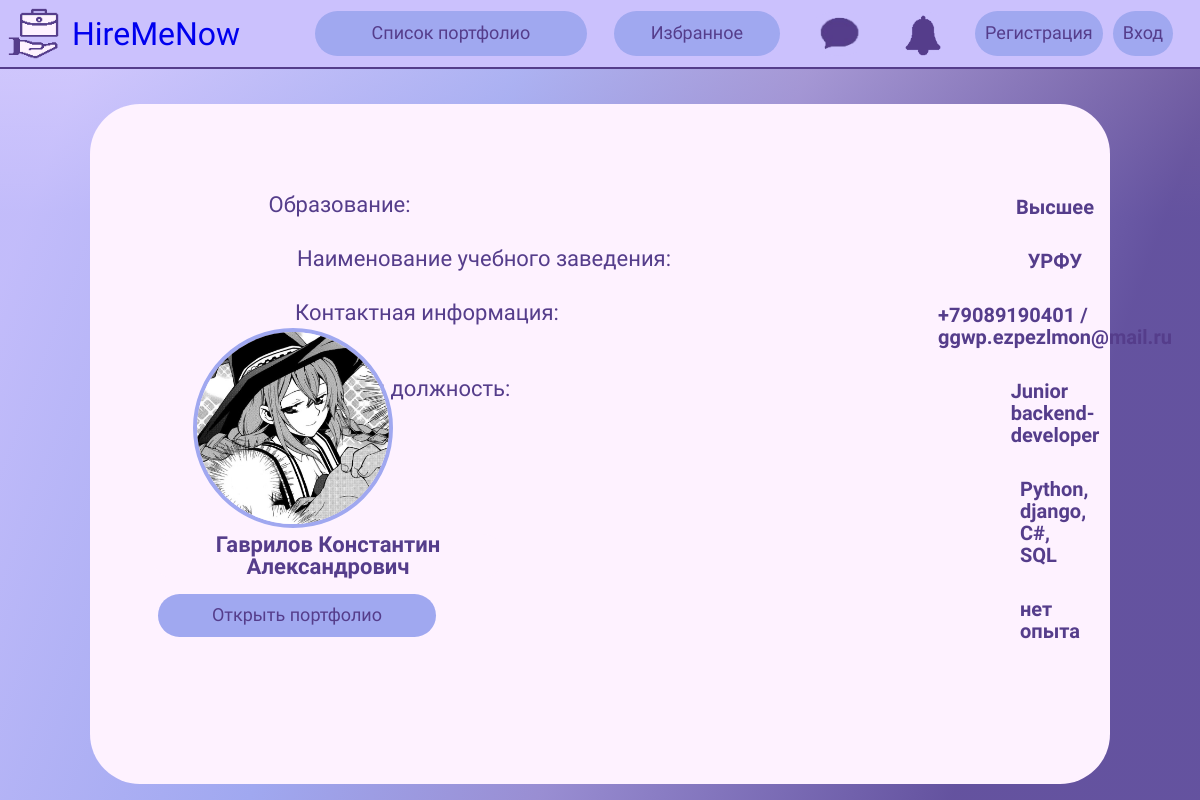
Before: /profile/wedyzza/ with the older database file.
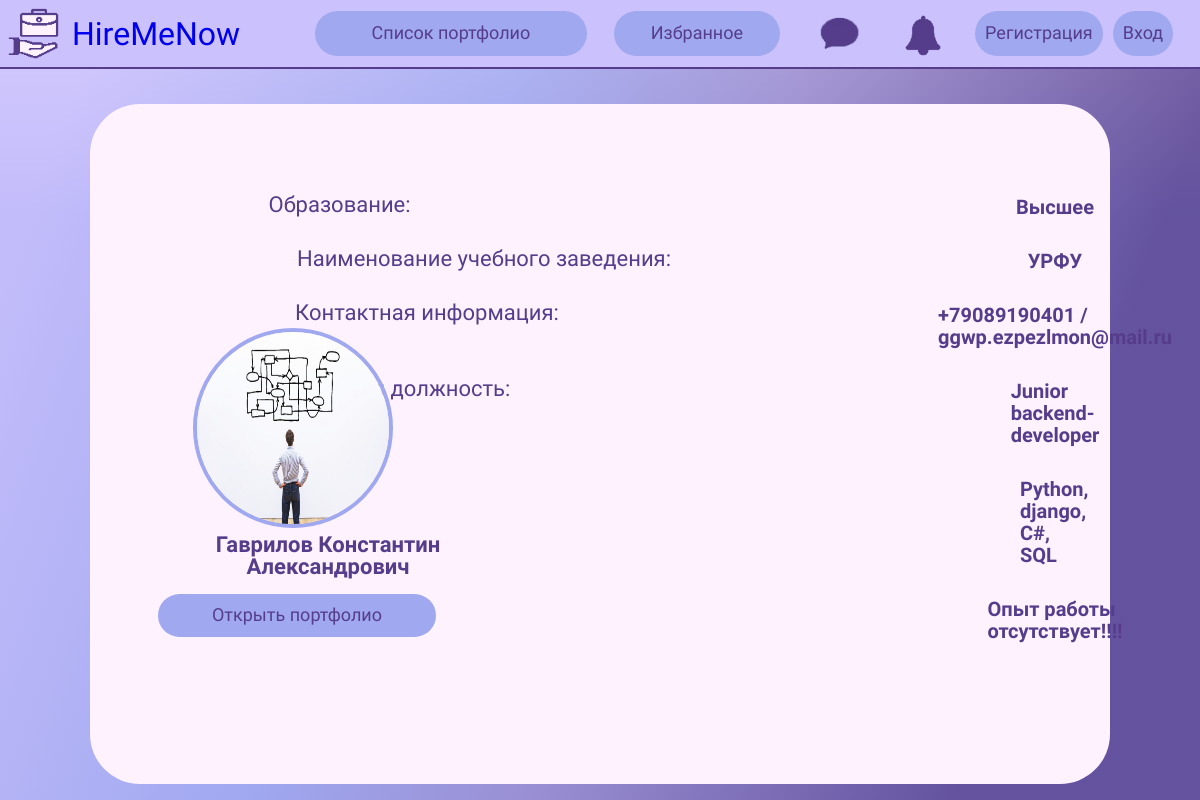
After: the same page with the newer database file.
### mainApp/models.py (models this page shows, shortened)
class userProfile(models.Model):
    user = models.OneToOneField(User, null=True, on_delete=models.CASCADE)
    resume = models.FileField(upload_to='files/', validators=[FileExtensionValidator(allowed_extensions=['pdf'])], blank=True)
    avatar = models.ImageField(upload_to='images/', default='../static/img/profile.png', validators=[FileExtensionValidator(allowed_extensions=['png', 'jpg', 'jpeg'])], blank=True)
    fullName = models.CharField(max_length=100, blank=False, default='похоже, тут ничего нет...')
    education = models.CharField(max_length=100, blank=False, default='похоже, тут ничего нет...')
    edu_base = models.CharField(max_length=100, blank=False, default='похоже, тут ничего нет...')
    contacts = models.CharField(max_length=250, blank=False, default='похоже, тут ничего нет...')
    level = models.CharField(max_length=100, blank=False, default='похоже, тут ничего нет...')
    chars = models.CharField(max_length=150, blank=False, default='похоже, тут ничего нет...')
    exp = models.CharField(max_length=200, blank=False, default='похоже, тут ничего нет...')

### mainApp/views.py (the view)
# urls.py: path('profile/<str:username>/', views.profile, name='profile'),
def profile(request, username):
    user = User.objects.get(username=username)
    user_profile = userProfile.objects.get(user=user)
    if request.method == 'POST':
        user_profile.avatar = request.POST.get('img')
        user_profile.save()
    context = {
        'user_profile': user_profile
    }
    return render(request, 'profile.html', context)

### templates/profile.html (shortened to what this page needs)
{% load static %}
<!DOCTYPE html>
<html lang="ru" dir="ltr">
  <head>
    <link rel="stylesheet" href="{% static 'css/profile.css' %}">
      <link rel="stylesheet" href="{% static 'css/no_underline.css' %}">
  </head>
  <body>
    <div id="nav-bar">
		<a href="{% url 'home' %}" id="header">
			<img id="main-logo" src="{% static 'img/logo.png' %}" alt="logo">
			<h1 id="name">HireMeNow</h1>
		</a>
		<div id="buttons">
			<button class="btn" id="portfolio-list">Список портфолио</button>
			<button class="btn" id="favorite">Избранное</button>
			<a href="{% url 'chat_template' %}" id="chat">
			<img src="{% static 'img/chat.png' %}" width="65px" alt="chat">
			</a>
			<a href="{% url 'home' %}" id="notice">
			<img src="{% static 'img/notice.png' %}" width="50px" alt="notice">
			</a>
            {% if user.is_authenticated %}
            <div id="enter">
				<a href="{% url 'profile' request.user.username %}" class="btn" id="profile"><img id="profile-picture" src="{% static 'img/profile.png' %}" width="40px">Профиль</a>
				<a href="{% url 'logout' %}" class="btn" id="logout">Выйти</a>
			</div>
            {% else %}
			<div id="enter">
				<a href="{% url 'register' %}" class="btn" id="reg">Регистрация</a>
				<a href="{% url 'login' %}" class="btn" id="log">Вход</a>
			</div>
            {% endif %}
		</div>
	</div>
	<div class="hero">
		<div class="info">
			<div id="education">
				<h5 class="info-labels">Образование:</h5>
			</div>
			<p class="input-value">{{ user_profile.education }}</p>
			<div id="school-name">
				<h5>Наименование учебного заведения:</h5>
			</div>
			<p class="input-value">{{ user_profile.edu_base }}</p>
			<div id="contacts">
				<h5>Контактная информация:</h5>
			</div>
			<p class="input-value">{{ user_profile.contacts }}</p>
			<div id="fav-role">
				<h5>Желаемая должность:</h5>
			</div>
			<p class="input-value">{{ user_profile.level }}</p>
			<div id="skills">
				<h5>Навыки:</h5>
			</div>
			<p class="input-value">{{ user_profile.chars }}</p>
			<div id="exp">
				<h5>Опыт работы:</h5>
			</div>
			<p class="input-value">{{ user_profile.exp }}</p>
			</div>
		<div class="avatar-header">
			<img class="avatar" src="{{ user_profile.avatar.url }}"/>
            <h3 id="user-name">{{ user_profile.fullName }}</h3>
			<div class="btn-wrap">
			<a href="{% url 'watch-portfolio' user_profile.user.username%}" class="avatar-header-btn" id="open-portfolio">Открыть портфолио</a>
            </div>
		</div>
	</div>
	</body>
</html>

Changed rows visible on the page:
changed userProfile "Гаврилов Константин Александрович": exp "нет опыта" → "Опыт работы отсутствует!!!!"; avatar: a different picture
